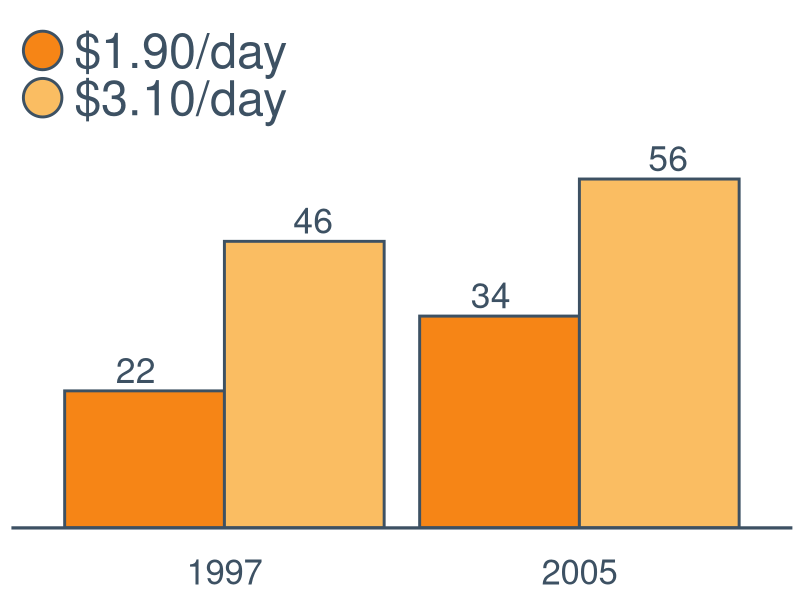
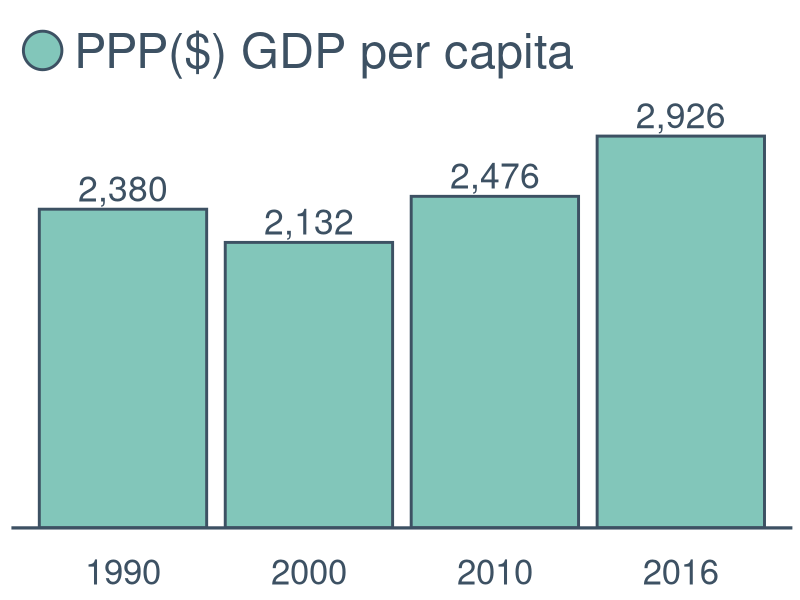
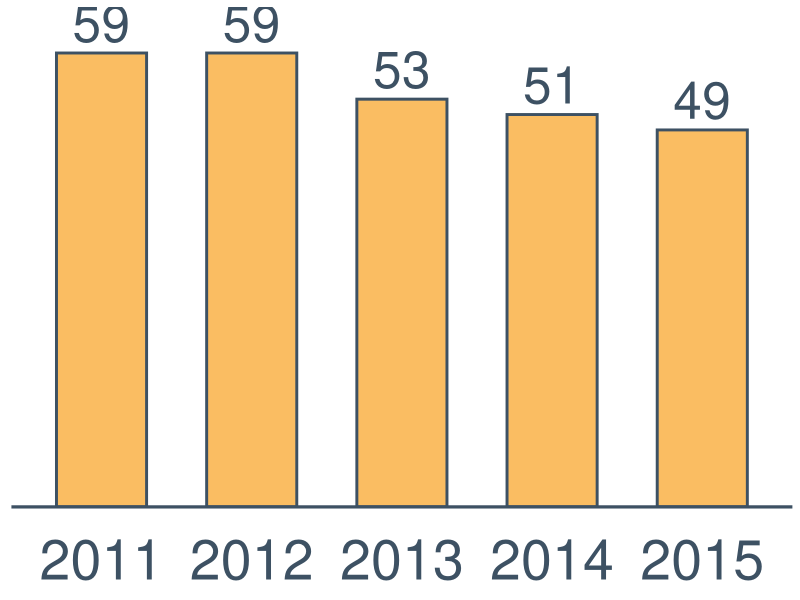
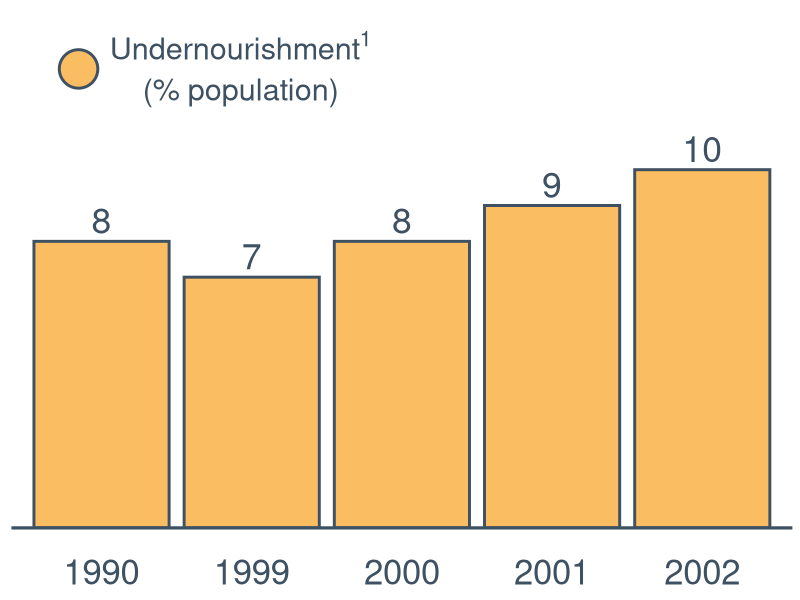
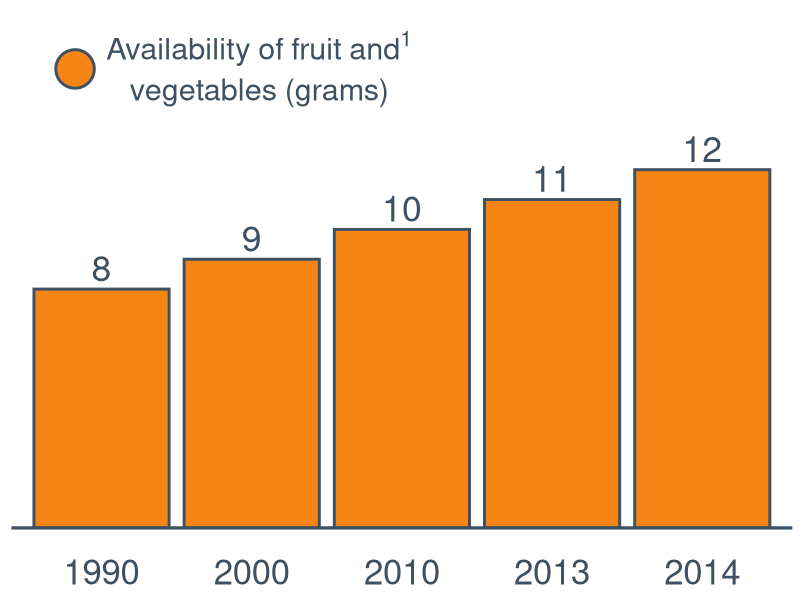
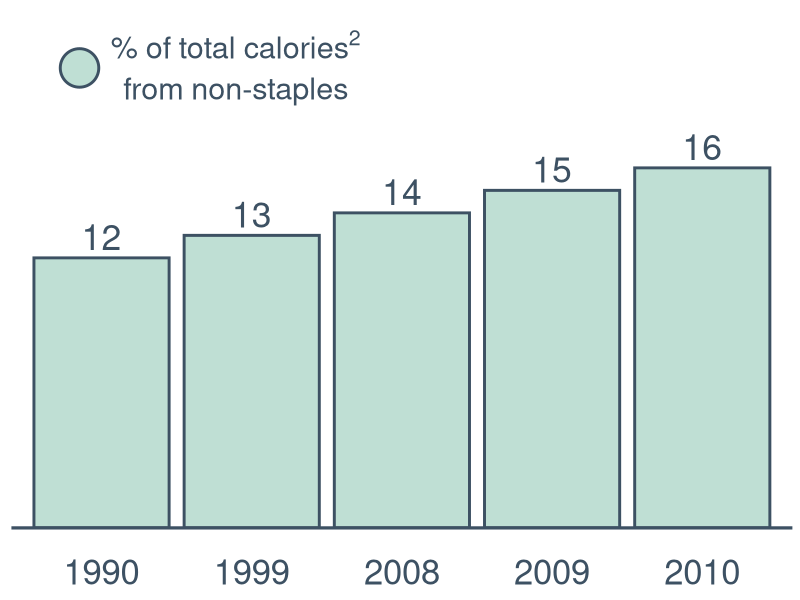
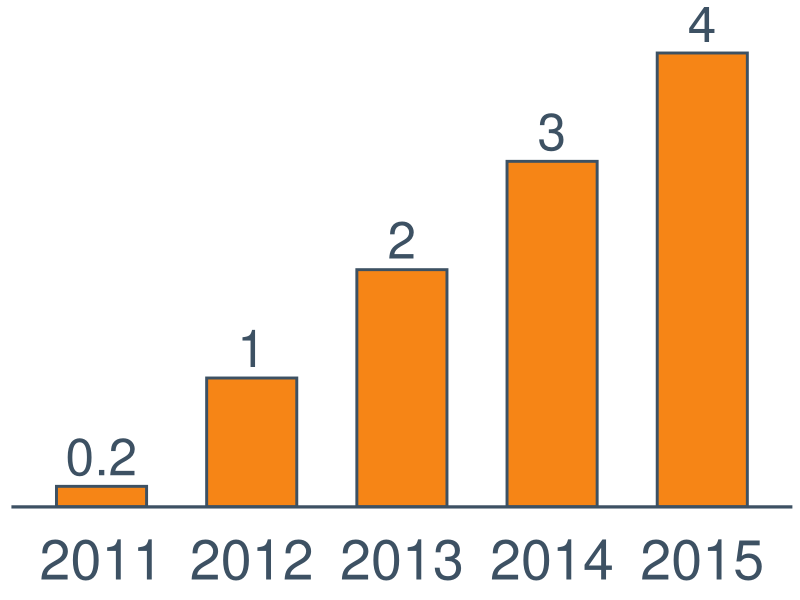
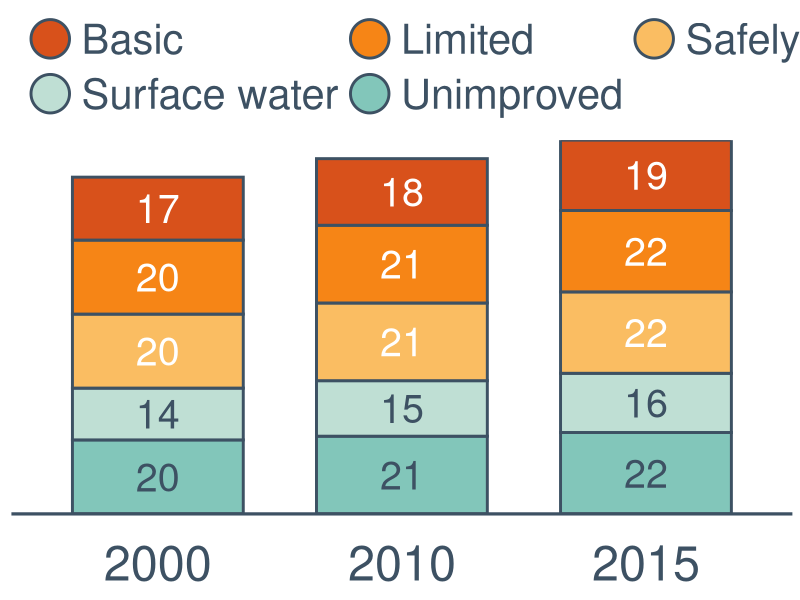

Write the R code that produced these figures, in order.
####Setup#####
list.of.packages <- c("ggplot2","reshape2","data.table","scales","varhandle","Cairo","plyr")
new.packages <- list.of.packages[!(list.of.packages %in% installed.packages()[,"Package"])]
if(length(new.packages)) install.packages(new.packages)
lapply(list.of.packages, require, character.only=T)

wd <- "~/git/gnr-country-profile-2018"
setwd(wd)

dat <- read.csv("data.csv",na.strings=c("","."," "),as.is=TRUE)

countries <- unique(dat$country)

wd <- "~/git/gnr-country-profile-2018/charts"
setwd(wd)

# unlink(
#   dir(wd, full.names = TRUE)
#   , recursive = TRUE
# )
blank <- data.frame(x=0,y=0,text="No data")
no.data <- ggplot(blank,aes(x,y,label=text)) +
  geom_text(size=20,color="grey") +
  theme(
    axis.line = element_blank()
    ,axis.text = element_blank()
    ,axis.ticks = element_blank()
    ,axis.title = element_blank()
    ,panel.grid.major = element_blank()
    ,panel.grid.minor = element_blank()
  )
blank2 <- data.frame(x=0,y=0,text=" ")
cblank <- ggplot(blank2,aes(x,y,label=text)) +
  geom_text(size=20) +
  theme(
    axis.line = element_blank()
    ,axis.text = element_blank()
    ,axis.ticks = element_blank()
    ,axis.title = element_blank()
    ,panel.grid.major = element_blank()
    ,panel.grid.minor = element_blank()
    ,panel.border = element_blank()
    ,panel.background = element_blank()
    ,plot.background = element_blank()
  )

simple_style = theme_bw() +
  theme(
    panel.border = element_blank()
    ,panel.grid.major = element_blank()
    ,panel.background = element_blank()
    ,plot.background = element_blank()
    ,panel.grid.minor = element_blank()
    ,axis.line = element_line(colour = "black"))

yellow <- "#FABD62"
orange <- "#F68516"
red <- "#D8511B"
blue <- "#3D5163"
light.blue <- "#82C6BA"
lighter.blue <- "#BFDFD4"
grey <- "#BFCCD7"
white <- "#ffffff"

# Not used in new design
purple <- "#71105f"
black <- "#443e42"

quintileFillValues <- c(red, orange, yellow, lighter.blue, light.blue)

yellowOrangeFill <- scale_fill_manual(values=c(yellow,orange))
orangeYellowFill <- scale_fill_manual(values=c(orange,yellow))
yellowOrangeRedFill <- scale_fill_manual(values=c(yellow,orange,red))
orangeFill <- scale_fill_manual(values=c(orange))
yellowFill <- scale_fill_manual(values=c(yellow))
blueFill <- scale_fill_manual(values=c(blue))
lightBlueFill <- scale_fill_manual(values=c(light.blue))
lighterBlueFill <- scale_fill_manual(values=c(lighter.blue))
quintileFill <-  scale_fill_manual(values=quintileFillValues)

yellowOrangeColor <- scale_color_manual(values=c(yellow,orange))
orangeYellowColor <- scale_color_manual(values=c(orange,yellow))
orangeColor <- scale_color_manual(values=c(orange))
blueColor <- scale_color_manual(values=c(blue))
quintileColor <-  scale_color_manual(values=quintileFillValues)

textQuintileOffset <- scale_color_manual(values=c(white,white,blue,blue,blue))

safeFormat <- function(vec){
  results <- c()
  for(x in vec){
    #Missing
    if(is.na(x)){
      result <- ""
      #Large Negative
    }else if(x<= -1000){
      result <- format(round(x, digits = 0),format="d",big.mark=",")
      #Middle Negative
    }else if(x< -1){
      result <- round(x,digits=0)
      #Small negative
    }else if(x<0){
      result <- round(x,digits=1)
      #Zero
    }else if(x==0){
      result <- "0"
      #Small positive
    }else if(x<1){
      result <- round(x,digits=1)
      #Middle positive
    }else if(x<1000){
      result <- round(x,digits=0)
      #Large positive
    }else{
      result <- format(round(x, digits = 0),format="d",big.mark=",")
    }
    results <- c(results,result)
  }
  return(results)
}

####End setup####
####Loop####
for(this.country in countries){
  message(this.country)
  # dir.create(paste(wd,this.country,sep="/"))
  setwd(paste(wd,this.country,sep="/"))
  countrydat <- subset(dat,country==this.country)
  #Chart 1 part a and b
  indicators = c("190_percent","310_percent","GDP_capita_PPP")
  c1data = subset(countrydat,indicator %in% indicators)
  c1data$value = as.numeric(c1data$value)
  c1data <- subset(c1data,!is.na(year))
  if(nrow(c1data)!=0){
    c1a.melt <- subset(c1data, indicator %in% c("190_percent","310_percent"))
    c1a.melt$variable = NA
    c1a.melt$variable[which(c1a.melt$indicator=="190_percent")] = "$1.90/day"
    c1a.melt$variable[which(c1a.melt$indicator=="310_percent")] = "$3.10/day"
    c1a.melt <- subset(c1a.melt,!is.na(value))
    c1a.melt <- c1a.melt[order(c1a.melt$year),]
    c1a.melt$year = as.factor(c1a.melt$year)
    c1a.max <- max(c1a.melt$value,na.rm=TRUE)
    c1b.melt <- subset(c1data,indicator == "GDP_capita_PPP")
    c1b.melt$variable = "PPP($) GDP per capita"
    c1b.melt <- subset(c1b.melt,!is.na(value))
    c1b.melt <- c1b.melt[order(c1b.melt$year),]
    c1b.melt$year = as.factor(c1b.melt$year)
    c1b.max <- max(c1b.melt$value,na.rm=TRUE)
    c1a.key.data = data.frame(year=as.numeric(c(NA,NA)),variable=c("$1.90/day","$3.10/day"),value=as.numeric(c(NA,NA)))
    c1a = ggplot(c1a.melt,aes(year,value,fill=variable)) +
      geom_bar(position="dodge",stat="identity",color=blue,show.legend=F,size=1) +
      geom_point(data=c1a.key.data,aes(fill=variable),size=12,color=blue,stroke=1.5,shape=21) +
      orangeYellowFill +
      guides(fill=guide_legend(title=element_blank(),byrow=TRUE)) +
      simple_style  +
      scale_y_continuous(expand = c(0,0),limits=c(0,max(c1a.max*1.1,1))) +
      # expand_limits(y=c1a.max*1.1) +
      theme(
        legend.position="top"
        ,legend.text = element_text(size=35,color=blue)
        ,legend.justification=c(0,0)
        ,legend.direction="vertical"
        ,axis.title.x=element_blank()
        ,axis.title.y=element_blank()
        ,axis.ticks=element_blank()
        ,axis.line.y = element_blank()
        ,axis.line.x = element_line(color=blue, size = 1.1)
        ,axis.text.y = element_blank()
        ,axis.text.x = element_text(size=25,color=blue,margin=margin(t=20,r=0,b=0,l=0))
        ,legend.background = element_rect(fill = "transparent", colour = "transparent")
        ,legend.key = element_blank()
      ) + geom_text(size=9,aes(label=safeFormat(value)),position=position_dodge(1),vjust=-0.3,color=blue)
    if(nrow(c1a.melt)==0){c1a.missing<-TRUE}else{c1a.missing<-FALSE}
    c1b.key.data = data.frame(year=as.numeric(c(NA)),variable=c("PPP($) GDP per capita"),value=as.numeric(c(NA)))
    c1b = ggplot(c1b.melt,aes(year,value,fill=variable)) +
      geom_bar(position="dodge",stat="identity",color=blue,show.legend=F,size=1) +
      geom_point(data=c1b.key.data,aes(fill=variable),size=12,color=blue,stroke=1.5,shape=21) +
      lightBlueFill +
      guides(fill=guide_legend(title=element_blank(),byrow=TRUE)) +
      simple_style  +
      scale_y_continuous(expand = c(0,0)) +
      expand_limits(y=c1b.max*1.1) +
      theme(
        legend.position="top"
        ,legend.text = element_text(size=35,color=blue)
        ,legend.justification=c(0,0)
        ,legend.direction="vertical"
        ,axis.title.x=element_blank()
        ,axis.title.y=element_blank()
        ,axis.ticks=element_blank()
        ,axis.line.y = element_blank()
        ,axis.line.x = element_line(color=blue, size = 1.1)
        ,axis.text.y = element_blank()
        ,axis.text.x = element_text(size=25,color=blue,margin=margin(t=20,r=0,b=0,l=0))
        ,legend.background = element_rect(fill = "transparent", colour = "transparent")
        ,legend.key = element_blank()
        ,legend.key.size = unit(2.2,"lines")
      ) + geom_text(size=9,aes(label=safeFormat(value)),position=position_dodge(1),vjust=-0.3,color=blue)
    if(nrow(c1b.melt)==0){c1b.missing<-TRUE}else{c1b.missing<-FALSE}
  }else{
    c1a.missing <- TRUE
    c1b.missing <- TRUE
  }

  #Chart 2
  indicators = c("u5mr")
  c2data = subset(countrydat,indicator %in% indicators)
  c2data$value = as.numeric(c2data$value)
  c2data = subset(c2data, !is.na(value))
  c2data <- c2data[order(c2data$year),]
  c2data$year = as.factor(c2data$year)
  c2.max <- max(c2data$value,na.rm=TRUE)
  c2 <- ggplot(c2data,aes(year,value,fill="Deaths per 1,000 live births")) +
    geom_bar(stat="identity",width=0.6,color=blue,show.legend=F,size=1) +
    yellowFill +
    simple_style  +
    scale_y_continuous(expand = c(0,0)) +
    # scale_x_continuous(limits = c(2010.7,2015.3)) +
    expand_limits(y=c2.max*1.1) +
    theme(
      legend.position="top"
      ,legend.text = element_text(size=40,color=blue)
      ,legend.justification=c(0,0)
      ,legend.direction="vertical"
      ,axis.title.x=element_blank()
      ,axis.title.y=element_blank()
      ,axis.ticks=element_blank()
      ,axis.line.y = element_blank()
      ,axis.line.x = element_line(color=blue, size = 1.1)
      ,axis.text.y = element_blank()
      ,axis.text.x = element_text(size=40,color=blue,margin=margin(t=20,r=0,b=0,l=0))
      ,legend.background = element_rect(fill = "transparent", colour = "transparent")
      ,legend.key = element_rect(fill = "transparent", colour = "transparent")
      ,legend.key.size = unit(2.5,"lines")
    ) + geom_text(size=13,aes(label=safeFormat(value)),position=position_dodge(1),vjust=-0.3,color=blue)
  #Chart 3 part a and b
  indicators = c("undernourishment_prev","fruit_veg_availability","total_calories_non_staple")
  c3data = subset(countrydat,indicator %in% indicators)
  c3data$value = as.numeric(c3data$value)
  c3data <- subset(c3data,!is.na(year))
  if(nrow(c3data)!=0){
    c3a.data <- subset(c3data,indicator==indicators[1])
    c3a.data$variable = c3a.data$indicator
    c3a.data <- subset(c3a.data,!is.na(value))
    c3a.data <- c3a.data[order(c3a.data$year),]
    c3a.data$year <- factor(c3a.data$year)
    c3b.data <- subset(c3data,indicator==indicators[2])
    c3b.data$variable = c3b.data$indicator
    c3b.data <- subset(c3b.data,!is.na(value))
    c3b.data <- c3b.data[order(c3b.data$year),]
    c3b.data$year <- factor(c3b.data$year)
    c3c.data <- subset(c3data,indicator==indicators[3])
    c3c.data$variable = c3c.data$indicator
    c3c.data <- subset(c3c.data,!is.na(value))
    c3c.data <- c3c.data[order(c3c.data$year),]
    c3c.data$year <- factor(c3c.data$year)
    c3a.max <- max(c3a.data$value,na.rm=TRUE)
    c3b.max <- max(c3b.data$value,na.rm=TRUE)
    c3c.max <- max(c3c.data$value,na.rm=TRUE)
    if(nrow(c3a.data)!=0){
      c3a.key.data = data.frame(year=as.numeric(c(NA)),variable=c(indicators[1]),value=as.numeric(c(NA)))
      c3a <- ggplot(c3a.data,aes(year,value,fill=variable)) +
        geom_bar(position="dodge",stat="identity",color=blue,show.legend=FALSE,size=1) +
        geom_point(data=c3a.key.data,aes(fill=variable),size=12,color=blue,stroke=1.5,shape=21) +
        scale_fill_manual(
          labels=c(bquote(atop('Undernourishment' ^ 1,'(% population)')))
          ,breaks=c(indicators[1])
          ,values=c(yellow)
        ) +
        guides(fill = guide_legend(title=element_blank(),byrow=TRUE,override.aes = list(alpha = 1))) +
        simple_style  +
        scale_y_continuous(expand = c(0,0)) +
        expand_limits(y=c3a.max*1.1) +
        theme(
          legend.position="top"
          ,legend.text = element_text(size=22,color=blue)
          ,legend.justification=c(0.08,0)
          ,legend.direction="vertical"
          ,axis.title.x=element_blank()
          ,axis.title.y=element_blank()
          ,axis.ticks=element_blank()
          ,axis.line.y = element_blank()
          ,axis.line.x = element_line(color=blue, size = 1.1)
          ,axis.text.y = element_blank()
          ,axis.text.x = element_text(size=25,color=blue,margin=margin(t=20,r=0,b=0,l=0))
          ,legend.background = element_rect(fill = "transparent", colour = "transparent")
          ,legend.key = element_rect(fill = "transparent", colour = "transparent")
        ) + geom_text(size=9,aes(label=safeFormat(value)),position=position_dodge(1),vjust=-0.3,color=blue)
      c3a.missing <- FALSE
    }else{
      c3a <- no.data
      c3a.missing <- TRUE
    }
    if(nrow(c3b.data)!=0){
      uniqueYears <- length(unique(c3b.data$year))
      if(uniqueYears>1){
        barWidth = 0.9
      }else{
        barWidth = 0.5
      }
      c3b.key.data = data.frame(year=as.numeric(c(NA)),variable=c(indicators[2]),value=as.numeric(c(NA)))
    c3b <- ggplot(c3b.data,aes(year,value,fill=variable)) +
      geom_bar(position="dodge",stat="identity",color=blue,width=barWidth,show.legend=FALSE,size=1) +
      geom_point(data=c3b.key.data,aes(fill=variable),size=12,color=blue,stroke=1.5,shape=21) +
      scale_fill_manual(
        labels=c(bquote(atop('Availability of fruit and' ^ 1,'vegetables (grams)')))
        ,breaks=c(indicators[2])
        ,values=c(orange)
      ) +
      guides(fill = guide_legend(title=element_blank(),byrow=TRUE,override.aes = list(alpha = 1))) +
      simple_style  +
      scale_y_continuous(expand = c(0,0)) +
      expand_limits(y=c3b.max*1.1) +
      theme(
        legend.position="top"
        ,legend.text = element_text(size=22,color=blue)
        ,legend.justification=c(0.08,0)
        ,legend.direction="vertical"
        ,axis.title.x=element_blank()
        ,axis.title.y=element_blank()
        ,axis.ticks=element_blank()
        ,axis.line.y = element_blank()
        ,axis.line.x = element_line(color=blue, size = 1.1)
        ,axis.text.y = element_blank()
        ,axis.text.x = element_text(size=25,color=blue,margin=margin(t=20,r=0,b=0,l=0))
        ,legend.background = element_rect(fill = "transparent", colour = "transparent")
        ,legend.key = element_rect(fill = "transparent", colour = "transparent")
      ) + geom_text(size=9,aes(label=safeFormat(value)),position=position_dodge(1),vjust=-0.3,color=blue)
      c3b.missing <- FALSE
    }else{
      c3b <- no.data
      c3b.missing <- TRUE
    }
    if(nrow(c3c.data)!=0){
      c3c.key.data = data.frame(year=as.numeric(c(NA)),variable=c(indicators[3]),value=as.numeric(c(NA)))
    c3c <- ggplot(c3c.data,aes(year,value,fill=variable)) +
      geom_bar(position="dodge",stat="identity",color=blue,show.legend=FALSE,size=1) +
      geom_point(data=c3c.key.data,aes(fill=variable),size=12,color=blue,stroke=1.5,shape=21) +
      scale_fill_manual(
        labels=c(bquote(atop('% of total calories' ^ 2,'from non-staples')))
        ,breaks=c(indicators[3])
        ,values=c(lighter.blue)
      ) +
      guides(fill = guide_legend(title=element_blank(),byrow=TRUE,override.aes = list(alpha = 1))) +
      simple_style  +
      scale_y_continuous(expand = c(0,0)) +
      expand_limits(y=c3c.max*1.1) +
      theme(
        legend.position="top"
        ,legend.text = element_text(size=22,color=blue)
        ,legend.justification=c(0.08,0)
        ,legend.direction="vertical"
        ,axis.title.x=element_blank()
        ,axis.title.y=element_blank()
        ,axis.ticks=element_blank()
        ,axis.line.y = element_blank()
        ,axis.line.x = element_line(color=blue, size = 1.1)
        ,axis.text.y = element_blank()
        ,axis.text.x = element_text(size=25,color=blue,margin=margin(t=20,r=0,b=0,l=0))
        ,legend.background = element_rect(fill = "transparent", colour = "transparent")
        ,legend.key = element_rect(fill = "transparent", colour = "transparent")
      ) + geom_text(size=9,aes(label=safeFormat(value)),position=position_dodge(1),vjust=-0.3,color=blue)
      c3c.missing <- FALSE
    }else{
      c3c <- no.data
      c3c.missing <- TRUE
    }
  }else{
    c3a <- no.data
    c3b <- no.data
    c3c <- no.data
    c3a.missing <- TRUE
    c3b.missing <- TRUE
    c3c.missing <- TRUE
  }
  #Chart 4
  indicators = c("female_secondary_enroll_net")
  c4data = subset(countrydat,indicator %in% indicators)
  c4data$value = as.numeric(c4data$value)
  c4data = subset(c4data, !is.na(value))
  c4data <- c4data[order(c4data$year),]
  c4data$year = as.factor(c4data$year)
  c4.max <- max(c4data$value,na.rm=TRUE)
  c4 <- ggplot(c4data,aes(year,value,fill="Blue")) +
    geom_bar(stat="identity",width=0.6,color=blue,size=1) +
    orangeFill +
    guides(fill=FALSE) +
    simple_style  +
    scale_y_continuous(expand = c(0,0)) +
    expand_limits(y=c4.max*1.1) +
    theme(
      legend.position="top"
      ,legend.text = element_text(size=40,color=blue)
      ,legend.justification=c(0,0)
      ,legend.direction="vertical"
      ,axis.title.x=element_blank()
      ,axis.title.y=element_blank()
      ,axis.ticks=element_blank()
      ,axis.line.y = element_blank()
      ,axis.line.x = element_line(color=blue, size = 1.1)
      ,axis.text.y = element_blank()
      ,axis.text.x = element_text(size=40,color=blue,margin=margin(t=20,r=0,b=0,l=0))
      ,legend.background = element_rect(fill = "transparent", colour = "transparent")
      ,legend.key = element_rect(fill = "transparent", colour = "transparent")
      ,legend.key.size = unit(2.5,"lines")
    ) + geom_text(size=13,aes(label=safeFormat(value)),position=position_dodge(1),vjust=-0.3,color=blue)
  #Chart 5
  indicators = c("basic_water","limited_water","safely_managed_water","surface_water","unimproved_water")
  c5names = c("Basic","Limited","Safely managed","Surface water","Unimproved")
  c5data = subset(countrydat,indicator %in% indicators)
  c5data$value = as.numeric(c5data$value)
  c5data = subset(c5data, !is.na(value))
  c5data <- c5data[order(c5data$year),]
  c5data$year = as.factor(c5data$year)
  c5.max <- max(c5data$value,na.rm=TRUE)
  for(j in 1:length(indicators)){
    ind = indicators[j]
    indname = c5names[j]
    c5data$indicator[which(c5data$indicator==ind)] = indname
  }
  c5data$indicator <- factor(c5data$indicator)
  c5data <- c5data[order(is.na(c5data$value),c5data$year,desc(c5data$indicator)),]
  c5data <- ddply(c5data, .(year),
                       transform, pos = cumsum(value) - (0.5 * value)
                   ,valid = sum(!is.na(value),na.rm=TRUE))
  c5data <- subset(c5data,valid>=1)
  c5.key.data = data.frame(
    indicator = c5names,
    year = as.numeric(rep(NA,5)),
    value = as.numeric(rep(NA,5)),
    pos = as.numeric(rep(NA,5)),
    valid = as.numeric(rep(NA,5))
  )
  c5 <- ggplot(c5data,aes(year,value,fill=indicator)) +
    geom_bar(stat="identity",width=0.7,color=blue,size=1,show.legend=F) +
    geom_point(data=c5.key.data,aes(fill=indicator),size=12,color=blue,stroke=1.5,shape=21) +
    scale_fill_manual(
      labels=c5names
      ,values=quintileFillValues
      ,drop = FALSE
    ) +
    guides(fill=guide_legend(title=element_blank(),nrow=2,byrow=TRUE)) +
    simple_style  +
    scale_y_continuous(expand = c(0,0)) +
    theme(
      legend.position="top"
      ,legend.text = element_text(size=30,color=blue)
      ,legend.justification=c(0,0)
      ,legend.direction="horizontal"
      ,axis.title.x=element_blank()
      ,axis.title.y=element_blank()
      ,axis.ticks=element_blank()
      ,axis.line.y = element_blank()
      ,axis.line.x = element_line(color=blue, size = 1.1)
      ,axis.text.y = element_blank()
      ,axis.text.x = element_text(size=35,color=blue,margin=margin(t=20,r=0,b=0,l=0))
      ,legend.background = element_rect(fill = "transparent", colour = "transparent")
      ,legend.key = element_rect(fill = "transparent", colour = "transparent")
      ,legend.key.size = unit(2.2,"lines")
    ) + geom_text(data=subset(c5data,value>3),size=10,aes(y=pos,label=safeFormat(value),color=indicator),show.legend=FALSE) +
    scale_color_manual(breaks=c5names,values=c(white,white,white,blue,blue),drop=FALSE)
  #Chart 6
  indicators = c("basic_sanitation","limited_sanitation","open_defecation","safely_managed_sanitation","unimproved_sanitation")
  c6names = c("Basic","Limited","Open defecation","Safely managed","Unimproved")
  c6data = subset(countrydat,indicator %in% indicators)
  c6data$value = as.numeric(c6data$value)
  c6data = subset(c6data, !is.na(value))
  c6data <- c6data[order(c6data$year),]
  c6data$year = as.factor(c6data$year)
  c6.max <- max(c6data$value,na.rm=TRUE)
  for(j in 1:length(indicators)){
    ind = indicators[j]
    indname = c6names[j]
    c6data$indicator[which(c6data$indicator==ind)] = indname
  }
  c6data$indicator <- factor(c6data$indicator)
  c6data <- c6data[order(is.na(c6data$value),c6data$year,desc(c6data$indicator)),]
  c6data <- ddply(c6data, .(year),
                  transform, pos = cumsum(value) - (0.5 * value)
                  ,valid = sum(!is.na(value),na.rm=TRUE))
  c6data <- subset(c6data,valid>=1)
  c6.key.data = data.frame(
    indicator = c6names,
    year = as.numeric(rep(NA,5)),
    value = as.numeric(rep(NA,5)),
    pos = as.numeric(rep(NA,5)),
    valid = as.numeric(rep(NA,5))
  )
  c6 <- ggplot(c6data,aes(year,value,fill=indicator)) +
    geom_bar(stat="identity",width=0.7,color=blue,size=1,show.legend=F) +
    geom_point(data=c6.key.data,aes(fill=indicator),size=12,color=blue,stroke=1.5,shape=21) +
    scale_fill_manual(
      labels=c6names
      ,values=quintileFillValues
      ,drop = FALSE
    ) +
    guides(fill=guide_legend(title=element_blank(),nrow=2,byrow=TRUE)) +
    simple_style  +
    scale_y_continuous(expand = c(0,0)) +
    theme(
      legend.position="top"
      ,legend.text = element_text(size=30,color=blue)
      ,legend.justification=c(0,0)
      ,legend.direction="horizontal"
      ,axis.title.x=element_blank()
      ,axis.title.y=element_blank()
      ,axis.ticks=element_blank()
      ,axis.line.y = element_blank()
      ,axis.line.x = element_line(color=blue, size = 1.1)
      ,axis.text.y = element_blank()
      ,axis.text.x = element_text(size=35,color=blue,margin=margin(t=20,r=0,b=0,l=0))
      ,legend.background = element_rect(fill = "transparent", colour = "transparent")
      ,legend.key = element_rect(fill = "transparent", colour = "transparent")
      ,legend.key.size = unit(2.2,"lines")
    ) + geom_text(data=subset(c6data,value>3),size=10,aes(y=pos,label=safeFormat(value),color=indicator),show.legend=FALSE) +
    scale_color_manual(breaks=c6names,values=c(white,white,white,blue,blue),drop=FALSE)
  #Chart 13
  indicators = c("agriculture_expenditure","education_spending","health_spending","social_protection_spending")
  c7names = c("Agriculture","Education","Health","Social protection")
  c7data = subset(countrydat,indicator %in% indicators)
  c7data$value = as.numeric(c7data$value)
  c7data = subset(c7data, !is.na(value))
  c7data <- c7data[order(c7data$year),]
  c7data$year = as.factor(c7data$year)
  c7.max <- max(c7data$value,na.rm=TRUE)
  for(j in 1:length(indicators)){
    ind = indicators[j]
    indname = c7names[j]
    c7data$indicator[which(c7data$indicator==ind)] = indname
  }
  c7data$indicator <- factor(c7data$indicator)
  c7data <- c7data[order(is.na(c7data$value),c7data$year,desc(c7data$indicator)),]
  c7data <- ddply(c7data, .(year),
                  transform, pos = cumsum(value) - (0.5 * value)
                  ,valid = sum(!is.na(value),na.rm=TRUE))
  c7data <- subset(c7data,valid>=1)
  c7.key.data = data.frame(
    indicator = c7names,
    year = as.numeric(rep(NA,4)),
    value = as.numeric(rep(NA,4)),
    pos = as.numeric(rep(NA,4)),
    valid = as.numeric(rep(NA,4))
  )
  if(nrow(c7data)>0){

  uniqueYears <- length(unique(c7data$year))
  if(uniqueYears>1){
    barWidth = 0.7
  }else{
    barWidth = 0.4
  }
  c7 <- ggplot(c7data,aes(year,value,fill=indicator)) +
    geom_bar(stat="identity",width=barWidth,color=blue,size=1,show.legend=F) +
    geom_point(data=c7.key.data,aes(fill=indicator),size=12,color=blue,stroke=1.5,shape=21) +
    scale_fill_manual(
      labels=c7names
      ,values=quintileFillValues
      ,drop = FALSE
    ) +
    guides(fill=guide_legend(title=element_blank(),nrow=2,byrow=TRUE)) +
    simple_style  +
    scale_y_continuous(expand = c(0,0)) +
    theme(
      legend.position="top"
      ,legend.text = element_text(size=30,color=blue)
      ,legend.justification=c(0,0)
      ,legend.direction="horizontal"
      ,axis.title.x=element_blank()
      ,axis.title.y=element_blank()
      ,axis.ticks=element_blank()
      ,axis.line.y = element_blank()
      ,axis.line.x = element_line(color=blue, size = 1.1)
      ,axis.text.y = element_blank()
      ,axis.text.x = element_text(size=35,color=blue,margin=margin(t=20,r=0,b=0,l=0))
      ,legend.background = element_rect(fill = "transparent", colour = "transparent")
      ,legend.key = element_rect(fill = "transparent", colour = "transparent")
      ,legend.key.size = unit(2.2,"lines")
    ) + geom_text(data=subset(c7data,value>0),size=10,aes(y=pos,label=safeFormat(value),color=indicator),show.legend=FALSE) +
    scale_color_manual(breaks=c7names,values=c(white,white,white,blue),drop=FALSE)
  }else{
    c7 <- no.data
  }
  #Have both c1a and c1b
  if(!c1a.missing && !c1b.missing){
    Cairo(file="c1a.png",width=400,height=600,units="px",bg="white")
    tryCatch({print(c1a)},error=function(e){message(e);print(no.data)})
    dev.off()
    Cairo(file="c1b.png",width=400,height=600,units="px",bg="white")
    tryCatch({print(c1b)},error=function(e){message(e);print(no.data)})
    dev.off()
    Cairo(file="c1.png",width=800,height=600,units="px",bg="transparent")
    print(cblank)
    dev.off()
  }
  #Have only c1a
  if(!c1a.missing && c1b.missing){
    Cairo(file="c1a.png",width=400,height=600,units="px",bg="transparent")
    print(cblank)
    dev.off()
    Cairo(file="c1b.png",width=400,height=600,units="px",bg="transparent")
    print(cblank)
    dev.off()
    Cairo(file="c1.png",width=800,height=600,units="px",bg="white")
    tryCatch({print(c1a)},error=function(e){message(e);print(no.data)})
    dev.off()
  }
  #Have only c1b
  if(c1a.missing && !c1b.missing){
    Cairo(file="c1a.png",width=400,height=600,units="px",bg="transparent")
    print(cblank)
    dev.off()
    Cairo(file="c1b.png",width=400,height=600,units="px",bg="transparent")
    print(cblank)
    dev.off()
    Cairo(file="c1.png",width=800,height=600,units="px",bg="white")
    tryCatch({print(c1b)},error=function(e){message(e);print(no.data)})
    dev.off()
  }
  #Have neither c1a or c1b
  if(c1a.missing && c1b.missing){
    Cairo(file="c1a.png",width=400,height=600,units="px",bg="transparent")
    print(cblank)
    dev.off()
    Cairo(file="c1b.png",width=400,height=600,units="px",bg="transparent")
    print(cblank)
    dev.off()
    Cairo(file="c1.png",width=800,height=600,units="px",bg="transparent")
    print(no.data)
    dev.off()
  }
  Cairo(file="c2.png",width=800,height=700,units="px",bg="white")
  tryCatch({print(c2)},error=function(e){message(e);print(no.data)})
  dev.off()
  #Have c3a, c3b, and c3c
  if(!c3a.missing && !c3b.missing && !c3c.missing){
    Cairo(file="c3a.png",width=300,height=600,units="px",bg="white")
    tryCatch({print(c3a)},error=function(e){message(e);print(no.data)})
    dev.off()
    Cairo(file="c3b.png",width=300,height=600,units="px",bg="white")
    tryCatch({print(c3b)},error=function(e){message(e);print(no.data)})
    dev.off()
    Cairo(file="c3c.png",width=300,height=600,units="px",bg="white")
    tryCatch({print(c3c)},error=function(e){message(e);print(no.data)})
    dev.off()
    Cairo(file="c3d.png",width=450,height=600,units="px",bg="transparent")
    print(cblank)
    dev.off()
    Cairo(file="c3e.png",width=450,height=600,units="px",bg="transparent")
    print(cblank)
    dev.off()
    Cairo(file="c3.png",width=900,height=600,units="px",bg="transparent")
    print(cblank)
    dev.off()
  }
  #Have c3a and c3b only
  if(!c3a.missing && !c3b.missing && c3c.missing){
    Cairo(file="c3a.png",width=300,height=600,units="px",bg="transparent")
    print(cblank)
    dev.off()
    Cairo(file="c3b.png",width=300,height=600,units="px",bg="transparent")
    print(cblank)
    dev.off()
    Cairo(file="c3c.png",width=300,height=600,units="px",bg="transparent")
    print(cblank)
    dev.off()
    Cairo(file="c3d.png",width=450,height=600,units="px",bg="white")
    tryCatch({print(c3a)},error=function(e){message(e);print(no.data)})
    dev.off()
    Cairo(file="c3e.png",width=450,height=600,units="px",bg="white")
    tryCatch({print(c3b)},error=function(e){message(e);print(no.data)})
    dev.off()
    Cairo(file="c3.png",width=900,height=600,units="px",bg="transparent")
    print(cblank)
    dev.off()
  }
  #Have c3a and c3c only
  if(!c3a.missing && c3b.missing && !c3c.missing){
    Cairo(file="c3a.png",width=300,height=600,units="px",bg="transparent")
    print(cblank)
    dev.off()
    Cairo(file="c3b.png",width=300,height=600,units="px",bg="transparent")
    print(cblank)
    dev.off()
    Cairo(file="c3c.png",width=300,height=600,units="px",bg="transparent")
    print(cblank)
    dev.off()
    Cairo(file="c3d.png",width=450,height=600,units="px",bg="white")
    tryCatch({print(c3a)},error=function(e){message(e);print(no.data)})
    dev.off()
    Cairo(file="c3e.png",width=450,height=600,units="px",bg="white")
    tryCatch({print(c3c)},error=function(e){message(e);print(no.data)})
    dev.off()
    Cairo(file="c3.png",width=900,height=600,units="px",bg="transparent")
    print(cblank)
    dev.off()
  }
  #Have c3b and c3c only
  if(c3a.missing && !c3b.missing && !c3c.missing){
    Cairo(file="c3a.png",width=300,height=600,units="px",bg="transparent")
    print(cblank)
    dev.off()
    Cairo(file="c3b.png",width=300,height=600,units="px",bg="transparent")
    print(cblank)
    dev.off()
    Cairo(file="c3c.png",width=300,height=600,units="px",bg="transparent")
    print(cblank)
    dev.off()
    Cairo(file="c3d.png",width=450,height=600,units="px",bg="white")
    tryCatch({print(c3b)},error=function(e){message(e);print(no.data)})
    dev.off()
    Cairo(file="c3e.png",width=450,height=600,units="px",bg="white")
    tryCatch({print(c3c)},error=function(e){message(e);print(no.data)})
    dev.off()
    Cairo(file="c3.png",width=900,height=600,units="px",bg="transparent")
    print(cblank)
    dev.off()
  }
  #have c3a only
  if(!c3a.missing && c3b.missing && c3c.missing){
    Cairo(file="c3a.png",width=300,height=600,units="px",bg="transparent")
    print(cblank)
    dev.off()
    Cairo(file="c3b.png",width=300,height=600,units="px",bg="transparent")
    print(cblank)
    dev.off()
    Cairo(file="c3c.png",width=300,height=600,units="px",bg="transparent")
    print(cblank)
    dev.off()
    Cairo(file="c3d.png",width=450,height=600,units="px",bg="transparent")
    print(cblank)
    dev.off()
    Cairo(file="c3e.png",width=450,height=600,units="px",bg="transparent")
    print(cblank)
    dev.off()
    Cairo(file="c3.png",width=900,height=600,units="px",bg="white")
    tryCatch({print(c3a)},error=function(e){message(e);print(no.data)})
    dev.off()
  }
  #Have c3b only
  if(c3a.missing && !c3b.missing && c3c.missing){
    Cairo(file="c3a.png",width=300,height=600,units="px",bg="transparent")
    print(cblank)
    dev.off()
    Cairo(file="c3b.png",width=300,height=600,units="px",bg="transparent")
    print(cblank)
    dev.off()
    Cairo(file="c3c.png",width=300,height=600,units="px",bg="transparent")
    print(cblank)
    dev.off()
    Cairo(file="c3d.png",width=450,height=600,units="px",bg="transparent")
    print(cblank)
    dev.off()
    Cairo(file="c3e.png",width=450,height=600,units="px",bg="transparent")
    print(cblank)
    dev.off()
    Cairo(file="c3.png",width=900,height=600,units="px",bg="white")
    tryCatch({print(c3b)},error=function(e){message(e);print(no.data)})
    dev.off()
  }
  #have c3c only
  if(c3a.missing && c3b.missing && !c3c.missing){
    Cairo(file="c3a.png",width=300,height=600,units="px",bg="transparent")
    print(cblank)
    dev.off()
    Cairo(file="c3b.png",width=300,height=600,units="px",bg="transparent")
    print(cblank)
    dev.off()
    Cairo(file="c3c.png",width=300,height=600,units="px",bg="transparent")
    print(cblank)
    dev.off()
    Cairo(file="c3d.png",width=450,height=600,units="px",bg="transparent")
    print(cblank)
    dev.off()
    Cairo(file="c3e.png",width=450,height=600,units="px",bg="transparent")
    print(cblank)
    dev.off()
    Cairo(file="c3.png",width=900,height=600,units="px",bg="white")
    tryCatch({print(c3c)},error=function(e){message(e);print(no.data)})
    dev.off()
  }
  #Have none of c3s
  if(c3a.missing && c3b.missing && c3c.missing){
    Cairo(file="c3a.png",width=300,height=600,units="px",bg="transparent")
    print(cblank)
    dev.off()
    Cairo(file="c3b.png",width=300,height=600,units="px",bg="transparent")
    print(cblank)
    dev.off()
    Cairo(file="c3c.png",width=300,height=600,units="px",bg="transparent")
    print(cblank)
    dev.off()
    Cairo(file="c3d.png",width=450,height=600,units="px",bg="transparent")
    print(cblank)
    dev.off()
    Cairo(file="c3e.png",width=450,height=600,units="px",bg="transparent")
    print(cblank)
    dev.off()
    Cairo(file="c3.png",width=900,height=600,units="px",bg="transparent")
    print(no.data)
    dev.off()
  }
  Cairo(file="c4.png",width=800,height=700,units="px",bg="white")
  tryCatch({print(c4)},error=function(e){message(e);print(no.data)})
  dev.off()
  Cairo(file="c5.png",width=800,height=700,units="px",bg="white")
  tryCatch({print(c5)},error=function(e){message(e);print(no.data)})
  dev.off()
  Cairo(file="c6.png",width=800,height=700,units="px",bg="white")
  tryCatch({print(c6)},error=function(e){message(e);print(no.data)})
  dev.off()
  Cairo(file="c7.png",width=800,height=700,units="px",bg="white")
  tryCatch({print(c7)},error=function(e){message(e);print(no.data)})
  dev.off()
}
####End loop####
